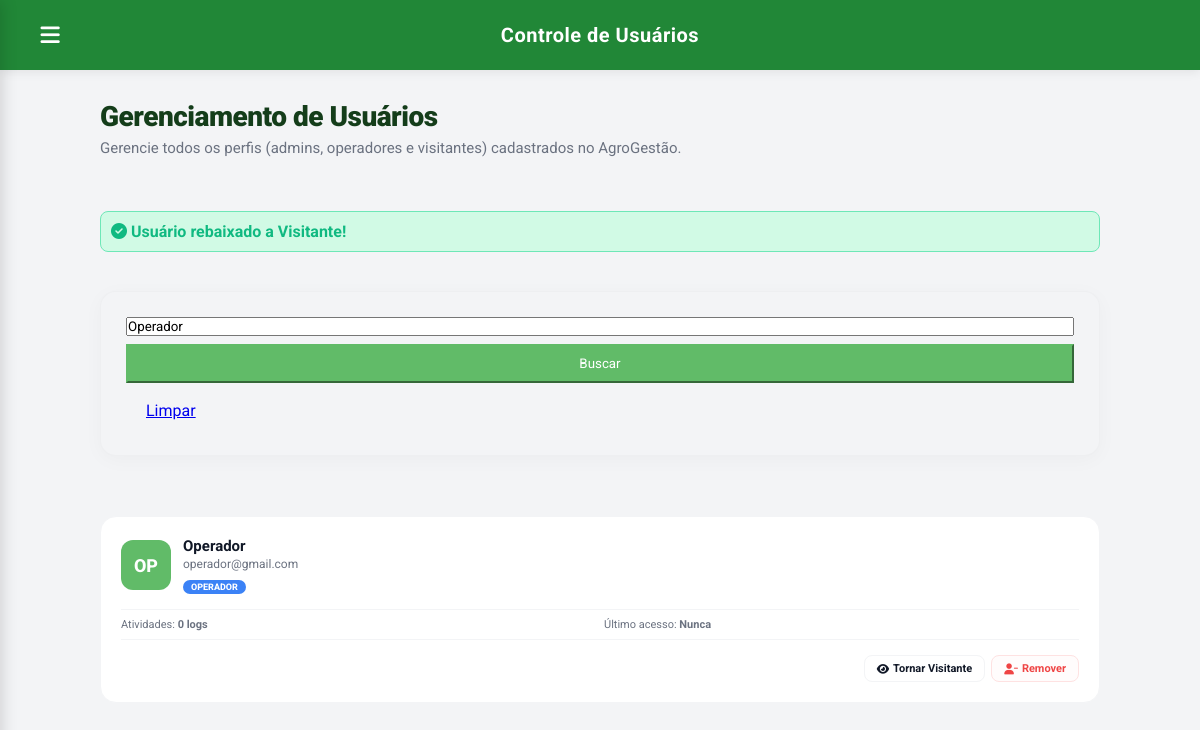
The app's page /ProducaoVegetal/admin_usuarios.php?action=tornar_visitante&id=2&busca=Operador (signed in) with its own data.
### tables this page shows
CREATE TABLE IF NOT EXISTS `usuarios` (
  `id_usuario`  INT(11)      NOT NULL AUTO_INCREMENT,
  `nome`        VARCHAR(100) NOT NULL,
  `email`       VARCHAR(120) NOT NULL,
  `senha`       VARCHAR(255) NOT NULL,    
  `foto_perfil` VARCHAR(255)     DEFAULT NULL,
  `perfil`      VARCHAR(50)      DEFAULT 'operador',
  PRIMARY KEY (`id_usuario`),
  UNIQUE KEY `email` (`email`)
);

### ProducaoVegetal/auth.php (called while the page is built, shortened)
<?php
function obter_iniciais($nome) {
    $nomes = explode(' ', trim($nome));
    $iniciais = 'U';
    if (count($nomes) > 1) {
        $iniciais = strtoupper($nomes[0][0] . $nomes[count($nomes) - 1][0]);
    } else if (!empty($nomes[0])) {
        $iniciais = strtoupper(substr($nomes[0], 0, 2));
    }
    return $iniciais;
}
?>

### ProducaoVegetal/admin_usuarios.php (the view, shortened to what this page needs)
<?php
require_once '../Banco/conexao.php';
require_once 'auth.php';
$id_usuario_logado = $_SESSION['user_id'];
$msg_sucesso = "";
if (isset($_GET['action']) && isset($_GET['id'])) {
    $id_target = intval($_GET['id']);
    $action = $_GET['action'];
    $q_target = $conn->query("SELECT nome, perfil FROM usuarios WHERE id_usuario = $id_target");
    $target = $q_target ? $q_target->fetch_assoc() : null;
    if (!$target) {
        $msg_erro = "Usuário não encontrado.";
    } elseif ($id_target === $id_usuario_logado) {
        $msg_erro = "Você não pode alterar seu próprio perfil ou se remover.";
    } elseif ($target['perfil'] === 'admin') {
        $msg_erro = "Não é permitido alterar perfis administradores.";
    } else {
        if ($action === 'delete') {
            $conn->query("DELETE FROM log WHERE id_usuario = $id_target");
            if ($conn->query("DELETE FROM usuarios WHERE id_usuario = $id_target")) {
                registrar_log("Usuário excluído: " . $target['nome'] . " ($id_target)");
                $msg_sucesso = "Usuário removido com sucesso!";
            } else {
                $msg_erro = "Erro ao remover usuário: " . $conn->error;
            }
        } elseif ($action === 'tornar_visitante') {
            if ($conn->query("UPDATE usuarios SET perfil = 'visitante' WHERE id_usuario = $id_target")) {
                $msg_sucesso = "Usuário rebaixado a Visitante!";
            } else {
                $msg_erro = "Erro ao atualizar perfil: " . $conn->error;
            }
        }
    }
}
$busca = isset($_GET['busca']) ? trim($_GET['busca']) : '';
$where_sql = "1=1";
if (!empty($busca)) {
    $escaped_busca = $conn->real_escape_string($busca);
    $where_sql = "(nome LIKE '%$escaped_busca%' OR email LIKE '%$escaped_busca%')";
}
$q_users = $conn->query("
    SELECT u.id_usuario, u.nome, u.email, u.perfil, u.foto_perfil,
           (SELECT COUNT(*) FROM log l WHERE l.id_usuario = u.id_usuario) AS n_logs,
           (SELECT MAX(l.data_operacao) FROM log l WHERE l.id_usuario = u.id_usuario) AS ultima_atividade
    FROM usuarios u
    WHERE $where_sql
    ORDER BY u.perfil ASC, u.nome ASC
");
$usuarios = $q_users ? $q_users->fetch_all(MYSQLI_ASSOC) : [];
?>
<!DOCTYPE html>
<html lang="pt-BR">
<head>
    <link rel="stylesheet" href="https://cdnjs.cloudflare.com/ajax/libs/font-awesome/6.4.0/css/all.min.css">
    <link rel="stylesheet" href="style.css">
</head>
<body>
<div class="app-layout">
    <div class="main-wrapper">
        <header class="topbar">
            <div class="topbar-left">
                <button class="menu-btn" onclick="toggleMenu()"><i class="fa-solid fa-bars"></i></button>
                <div class="topbar-title">Controle de Usuários</div>
            </div>
        </header>
        <main class="main-content">
            <div class="content-wrapper">
                <div class="page-header">
                    <h1>Gerenciamento de Usuários</h1>
                    <p>Gerencie todos os perfis (admins, operadores e visitantes) cadastrados no AgroGestão.</p>
                </div>
                <?php if (!empty($msg_sucesso)): ?>
                    <div style="background-color: #d1fae5; color: #10b981; border: 1px solid #6ee7b7; padding: 10px; border-radius: 8px; margin-bottom: 15px; font-weight: 700;">
                        <i class="fa-solid fa-circle-check"></i> <?php echo htmlspecialchars($msg_sucesso); ?>
                    </div>
                <?php endif; ?>
                <div class="report-card" style="margin-bottom: 20px;">
                    <form method="GET" action="admin_usuarios.php" style="display:flex; gap:8px;">
                        <input type="text" name="busca" class="filter-input" style="flex:1;" placeholder="Buscar por nome ou e-mail..." value="<?php echo htmlspecialchars($busca); ?>">
                        <button type="submit" class="btn-export" style="background:var(--primary-green); color:white; border-color:var(--primary-green); padding:10px 20px;">
                            Buscar
                        </button>
                        <a href="admin_usuarios.php" class="btn-export" style="padding:10px 20px; display:inline-flex; align-items:center;">
                            Limpar
                        </a>
                    </form>
                </div>
                <div class="user-grid">
                    <?php if (empty($usuarios)): ?>
                        <div class="empty-state" style="grid-column: 1 / -1;">Nenhum usuário encontrado.</div>
                    <?php else: ?>
                        <?php foreach ($usuarios as $u):
                            $iniciais = obter_iniciais($u['nome']);
                        ?>
                            <div class="user-card">
                                <div class="user-header">
                                    <div class="user-avatar">
                                        <?php if (!empty($u['foto_perfil'])): ?>
                                            <img src="<?php echo htmlspecialchars($u['foto_perfil']); ?>" alt="Foto">
                                        <?php else: ?>
                                            <?php echo htmlspecialchars($iniciais); ?>
                                        <?php endif; ?>
                                    </div>
                                    <div class="user-meta">
                                        <h4><?php echo htmlspecialchars($u['nome']); ?></h4>
                                        <p><?php echo htmlspecialchars($u['email']); ?></p>
                                        <div style="margin-top: 4px;">
                                            <span class="perfil-badge badge-<?php echo $u['perfil']; ?>"><?php echo $u['perfil'] === 'admin' ? 'Admin' : ucfirst($u['perfil']); ?></span>
                                        </div>
                                    </div>
                                </div>
                                <div class="user-stats">
                                    <div>Atividades: <strong><?php echo $u['n_logs']; ?> logs</strong></div>
                                    <div>Último acesso: <strong><?php echo $u['ultima_atividade'] ? date('d/m H:i', strtotime($u['ultima_atividade'])) : 'Nunca'; ?></strong></div>
                                </div>
                                <div class="user-actions">
                                    <?php if ($u['id_usuario'] !== $id_usuario_logado && $u['perfil'] !== 'admin'): ?>
                                        <?php if ($u['perfil'] === 'visitante'): ?>
                                            <a href="admin_usuarios.php?action=tornar_operador&id=<?php echo $u['id_usuario']; ?>&busca=<?php echo urlencode($busca); ?>" class="btn-act btn-act-role">
                                                <i class="fa-solid fa-user-tie"></i> Tornar Operador
                                            </a>
                                        <?php elseif ($u['perfil'] === 'operador'): ?>
                                            <a href="admin_usuarios.php?action=tornar_visitante&id=<?php echo $u['id_usuario']; ?>&busca=<?php echo urlencode($busca); ?>" class="btn-act btn-act-role">
                                                <i class="fa-solid fa-eye"></i> Tornar Visitante
                                            </a>
                                        <?php endif; ?>
                                        <a href="admin_usuarios.php?action=delete&id=<?php echo $u['id_usuario']; ?>&busca=<?php echo urlencode($busca); ?>" class="btn-act btn-act-del" onclick="return confirm('Deseja realmente remover este usuário?')">
                                            <i class="fa-solid fa-user-minus"></i> Remover
                                        </a>
                                    <?php else: ?>
                                        <span style="font-size: 11px; color: var(--text-gray); font-style: italic;">Sem ações disponíveis</span>
                                    <?php endif; ?>
                                </div>
                            </div>
                        <?php endforeach; ?>
                    <?php endif; ?>
                </div>
            </div>
        </main>
    </div>
</div>
</body>
</html>

### ProducaoVegetal/admin_usuarios.php (style rules this page uses)
.user-grid { display: grid; grid-template-columns: repeat(auto-fit, minmax(300px, 1fr)); gap: 16px; margin-top: 16px; }
.user-card { background: var(--card-bg); border: 1px solid var(--border-color); border-radius: 16px; padding: 20px; display: flex; flex-direction: column; gap: 15px; position: relative; transition: transform .2s, box-shadow .2s; }
.user-header { display: flex; gap: 12px; align-items: center; }
.user-avatar { width: 50px; height: 50px; border-radius: 12px; overflow: hidden; background: var(--primary-green); color: white; display: flex; justify-content: center; align-items: center; font-size: 18px; font-weight: 800; }
.user-meta { flex: 1; min-width: 0; }
.user-meta h4 { font-size: 15px; color: var(--text-main); font-weight: 700; margin: 0 0 2px; }
.user-meta p { font-size: 12px; color: var(--text-gray); margin: 0; }
.perfil-badge { display: inline-block; padding: 2px 8px; border-radius: 20px; font-size: 9px; font-weight: 800; text-transform: uppercase; color: white; }
.badge-operador { background: #3b82f6; }
.user-stats { display: grid; grid-template-columns: 1fr 1fr; gap: 8px; font-size: 11px; color: var(--text-gray); border-top: 1px solid var(--border-color); border-bottom: 1px solid var(--border-color); padding: 8px 0; }
.user-actions { display: flex; gap: 6px; justify-content: flex-end; }
.btn-act { padding: 6px 12px; border-radius: 8px; font-size: 11px; font-weight: 700; border: 1.5px solid; cursor: pointer; text-decoration: none; display: inline-flex; align-items: center; gap: 4px; transition: all .2s; }
.btn-act-role { border-color: var(--border-color); color: var(--text-main); background: transparent; }
.btn-act-del { border-color: #fee2e2; color: #ef4444; background: #fee2e220; }

### records on screen
usuarios: nome "OP", nome "Operador", email "operador@gmail.com", perfil "OPERADOR", n_logs "0"

### other values on screen
$msg_sucesso "Usuário rebaixado a Visitante!"
